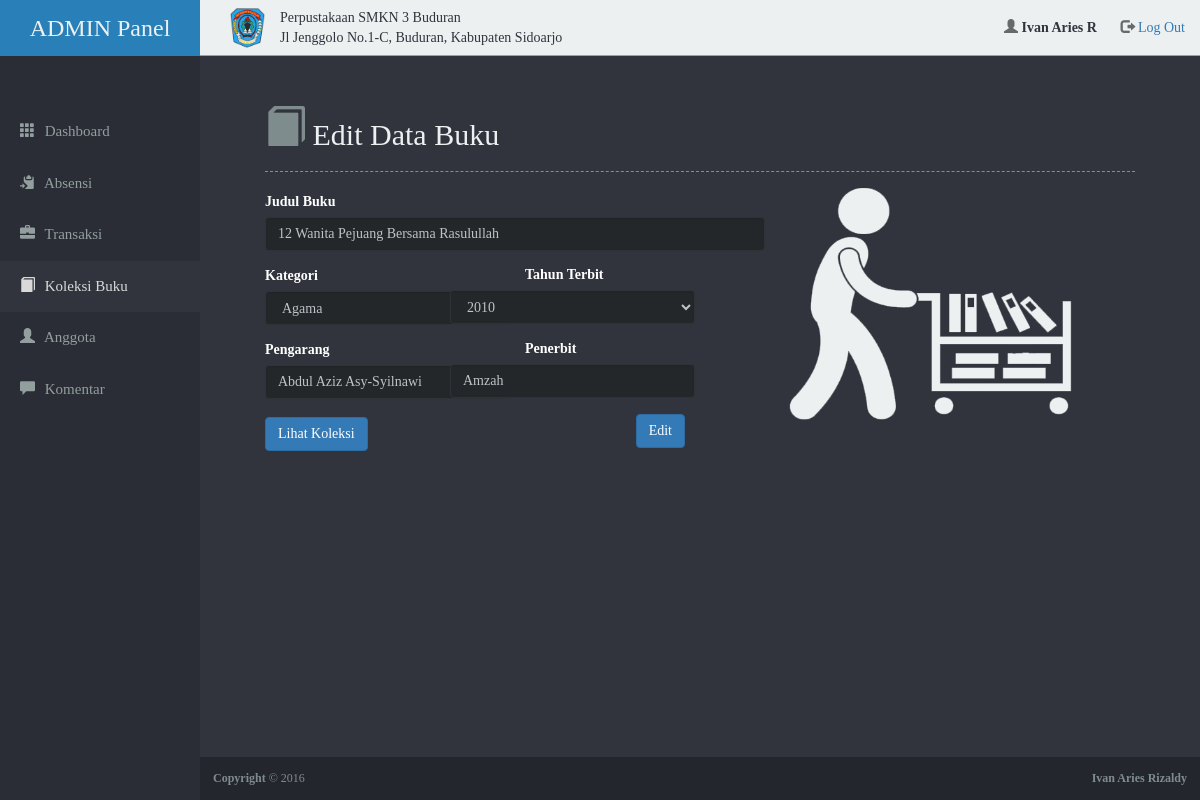
Screenshot of /admin/edt-pust.php?NO=7 (signed in) with the database file from the repository.
### tables this page shows
CREATE TABLE `data_buku` (
  `NO` int(5) NOT NULL,
  `JUDUL` varchar(60) NOT NULL,
  `SINOPSIS` text NOT NULL,
  `PENGARANG` varchar(40) NOT NULL,
  `PENERBIT` varchar(40) NOT NULL,
  `TAHUN` int(4) NOT NULL,
  `KATEGORI` char(12) NOT NULL,
  `CODE` varchar(10) NOT NULL,
  `STATUS` char(9) NOT NULL
);

### admin/edt-pust.php (the view, shortened to what this page needs)
<!DOCTYPE html>
<html lang="en">
  <head>
    <link rel="stylesheet" type="text/css" href="../framework/jquery/chosen/chosen.min.css">
    <link href="../framework/bootstrap/css/bootstrap.min.css" rel="stylesheet">
    <link rel="stylesheet" type="text/css" href="css/default.css">
    <link rel="stylesheet" type="text/css" href="css/new-all.css">
    <link rel="stylesheet" type="text/css" href="../framework/jquery/datepicker/css/datepicker.css">
  </head>
  <body>
  <div class="container-fluid display-table">
   <div class="row display-table-row">
    <div class="col-md-2 col-sm-1 hidden-xs display-table-cell valign-top" id="side-menu">
       <div class="title-admin-div">
       <h1 class="hidden-sm hidden-xs title-admin">ADMIN Panel</h1>
       </div>
       <ul>
         <li class="link ">
           <a href="index.php">
             <span class="glyphicon glyphicon-th"></span>
             <span class="hidden-xs hidden-sm">Dashboard</span>
           </a>
         </li>
         <li class="link ">
           <a href="list-absensi.php">
             <span class="glyphicon glyphicon-copy"></span>
             <span class="hidden-xs hidden-sm">Absensi</span>
           </a>
         </li>
         <li class="link ">
           <a href="#collapse-trans" data-toggle="collapse">
             <span class="glyphicon glyphicon-briefcase"></span>
             <span class="hidden-xs hidden-sm">Transaksi</span>
           </a>
         </li>
         <li class="link active">
           <a href="#collapse-buku" data-toggle="collapse">
             <span class="glyphicon glyphicon-book"></span>
             <span class="hidden-xs hidden-sm">Koleksi Buku</span>
           </a>
         </li>
         <li class="link ">
           <a href="#collapse-anggota" data-toggle="collapse">
             <span class="glyphicon glyphicon-user"></span>
             <span class="hidden-xs hidden-sm">Anggota</span>
           </a>
         </li>
         <li class="link ">
           <a href="list-krisar.php">
             <span class="glyphicon glyphicon-comment"></span>
             <span class="hidden-xs hidden-sm">Komentar</span>
           </a>
         </li>
       </ul>
    </div>
<div class="col-md-10 col-sm-11 display-table-cell valign-top">
      <div class="row">
        <header id="cont-header" class="clearfix">
          <div class="col-md-12">
           <ul class=" hidden-sm hidden-xs">
            <li class=" pull-left"> <img src="img/logopal.png" width="35" height="40"> </li>
            <li class="hidden-xs welcome pull-left">Perpustakaan SMKN 3 Buduran<br> Jl Jenggolo No.1-C, Buduran, Kabupaten Sidoarjo</li>
            <li class="pull-right">
              <span class="glyphicon glyphicon-user"></span>
              <label class="welcome" style="margin-right: 20px; margin-top: 10px;"><?php echo $_SESSION['NAMA']; ?></label>
              <a href="php/logout.php">
                <span class="glyphicon glyphicon-log-out" aria-hidden="true"></span>
                Log Out
              </a>
            </li>
           </ul>
          </div>
        </header>
      </div>
      <div id="content">
         <h3 class="title-page"><span class="glyphicon glyphicon-book glyphicon-title"></span> Edit Data Buku</h3>
       <hr>
          <?php
            include "/php/login.php";
            $NO = $_GET ['NO'];
            $view = "SELECT * FROM `data_buku` WHERE `NO` = $NO ";
            $viewquery = mysqli_query ($login, $view);
            $jadi = mysqli_fetch_array ($viewquery);
          ?>
       <div class="content-inner">
        <div class="row">
         <div class="col-lg-6 col-md-12 col-sm-12">
          <form method="POST" action="php/edt-in-pust.php?NO=<?php echo $jadi['NO']; ?>">
           <div class="form-group">
            <label class="deskripsi-textbox">Judul Buku</label>
            <input type="text"  value="<?php echo $jadi['JUDUL']; ?>" class="form-control half-width" name="JUDUL" placeholder="Judul Buku" maxlength="60" onkeyup="getCode()" required>
           </div>
           <div class="form-group">
            <label class="deskripsi-textbox">Kategori</label>
            <select data-placeholder="Pilih Kategori Buku" name="KATEGORI" class="form-control sepertiga-width" onkeyup="getCode()" required>
              <option value="<?php echo $jadi['KATEGORI'];?>" selected hidden><?php echo $jadi['KATEGORI']; ?></option>
            </select>
            <label class="deskripsi-textbox deskripsi-sejajar">Tahun Terbit</label>
               <select name="TAHUN" class="form-control sepertiga-width sejajar" required>
              <option value="<?php echo $jadi['TAHUN']; ?>" selected hidden><?php echo $jadi['TAHUN']; ?></option>
            </select>
           </div>
           <div class="form-group">
            <label class="deskripsi-textbox">Pengarang</label>
            <input type="text"  value="<?php echo $jadi['PENGARANG']; ?>" class="form-control sepertiga-width" name="PENGARANG" placeholder="Nama Pengarang" maxlength="40" onkeyup="getCode()" required>
            <label class="deskripsi-textbox deskripsi-sejajar">Penerbit</label>
            <input type="text"  value="<?php echo $jadi['PENERBIT']; ?>" class="form-control sepertiga-width sejajar" name="PENERBIT" placeholder="Nama Penerbit" onkeyup="getCode()" maxlength="40">
           </div>
              <button class="btn btn-primary pull-right" type="submit">Edit</button>
          </form>
           </div>
            <div class="col-lg-6 col-md-12 col-sm-12">
              <img src="img/nbook.png" style="float:right; width:330px; height:300px; margin-right:40px; margin-top: -20px;" />
            </div>
          </div>
              <a href="list-pust.php"><button class="btn btn-primary pull-left" style="margin-top: -55px;">Lihat Koleksi</button></a>
         </div>
        </div>
      <div class="row">
      <footer id="admin-footer" class="clearfix">
      <div class="pull-left"><b>Copyright</b> &copy; 2016 </div>
      <div class="pull-right"><b>Ivan Aries Rizaldy</b></div>
      </footer>
      </div>
    </div>
   </div>
  </div>
 </body>
</html>

### admin/css/default.css (style rules this page uses)
html, body { background-color: #31343D; color: #34495e; height: 100%; font-family: 'Roboto-reg'; }
#side-menu { background-color: #2A2D35; padding: 0px; margin: 0px; }
#side-menu .title-admin { color:#ecf0f1; background-color:#2980B9; padding:15px; margin:0px; font-family: 'Raleway'; }
#side-menu .title-admin-div { margin-bottom:50px; }
#side-menu h1 { color: #a1a1a1; text-align: center; margin: 10px; font-size: 24px; margin-bottom: 40px; }
#side-menu ul { list-style: none; padding: 0px; margin: 0px; }
#side-menu a { padding: 15px 20px; text-decoration: none; color: #939e9f; font-size: 15px; display: block; }
#side-menu .active a { color: #d9d9d9; background-color: #31343D; }
#side-menu .glyphicon { margin-right: 6px; }
.display-table { display: table; padding: 0px; height: 100%; width: 100%; margin: 0px; }
.display-table-row { display: table-row; height: 100%; }
.display-table-cell { display: table-cell; float: none; height: 100%; }
.valign-top { vertical-align: top; }
.form-control { border-color: #2f3337; background-color: #242729; color: #bdc3c7; text-transform: capitalize; }
#content { padding: 50px; }
#content .glyphicon-title { font-size: 40px; color: #7F8C8D; }
#content hr { border-top: 1px dashed #8c8b8b; }
#content .content-inner .deskripsi-textbox { color: white; font-size: 14px; }
#content .content-inner .deskripsi-sejajar { float: left; margin-top: -60px; margin-left: 260px; }
.title-page { font-size: 30px; margin: 0px; color: #ECF0F1; font-family: 'Raleway-EB'; }
#cont-header { background-color: #ECF0F1; border-bottom: 1px solid; border-color: #95a5a6; }
#cont-header ul { margin: 0px; padding: 0px; list-style: none; color: #676a6c; }
#cont-header ul li { float: left; margin-left: 15px; padding: 7px 0px; }
#cont-header ul .glyphicon { color: #676a6c; }
#cont-header ul a { text-decoration: none; }
#cont-header .welcome { font-family: 'Raleway-med'; color: #31343D; }
#admin-footer { position: absolute; width: 100%; bottom: 0px; background-color: #24262D; padding: 13px; font-size: 12px; color: #7F8C8D; }

### admin/css/new-all.css (style rules this page uses)
#content .content-inner .half-width { width: 500px; }
#content .content-inner .sepertiga-width { width: 245px; }
#content .content-inner .sejajar { float:right; margin-top:-35px; margin-right: -10px; }

### rows the page displays
data_buku: JUDUL "12 Wanita Pejuang Bersama Rasulullah", KATEGORI "Agama", TAHUN "2010", PENGARANG "Abdul aziz asy-Syilnawi", PENERBIT "Amzah"

### other values shown
$_SESSION['NAMA'] "Ivan Aries R"
